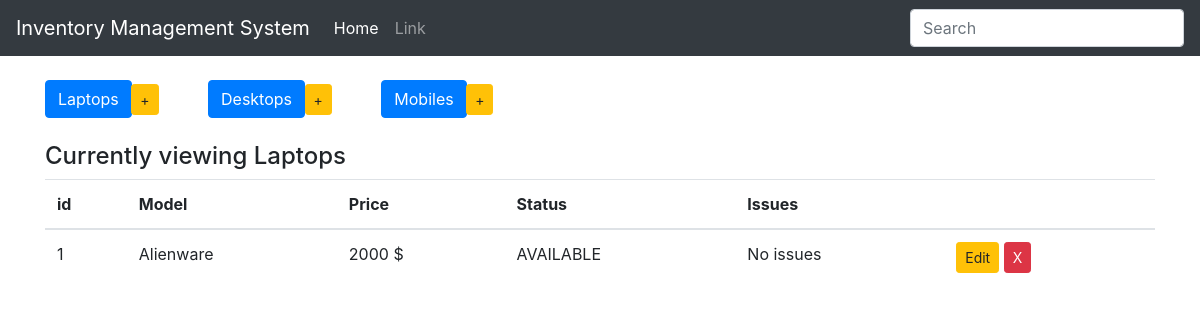
Page /laptops on the earlier database version.
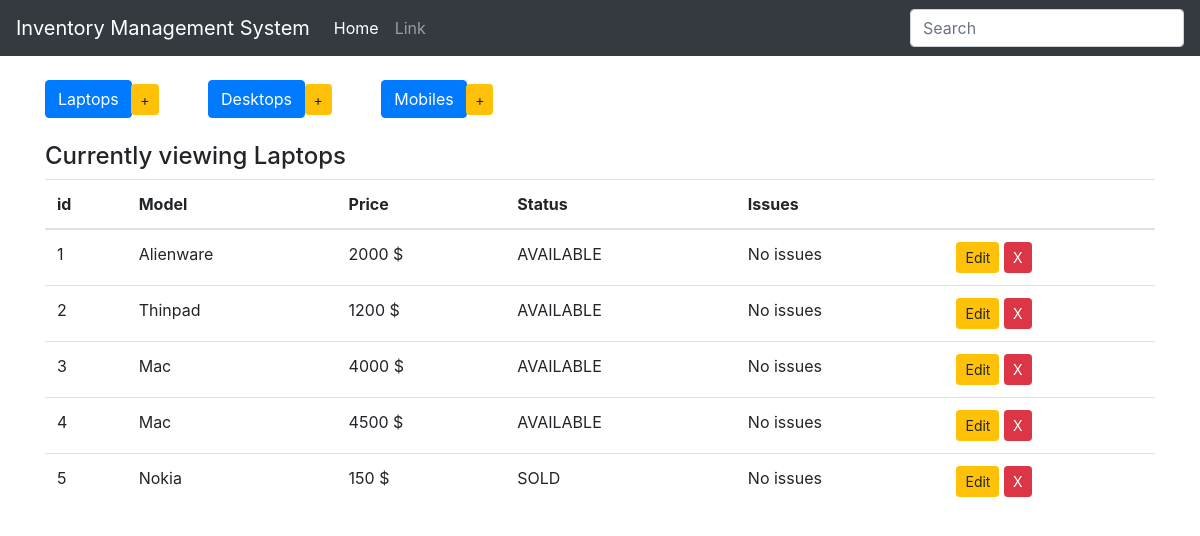
Same page on the later database version.
### inventory/models.py (models this page shows, shortened)
class Device(models.Model):
    type = models.CharField(max_length=100, blank=False)
    price = models.IntegerField()
    choices = {
        ('AVAILABLE', 'Item ready for purchase'),
        ('SOLD', 'Item sold'),
        ('RESTOCKING', 'Item restocked soon')
    }
    status = models.CharField(max_length=10, default='SOLD')
    issues = models.CharField(max_length=100, default='No issues')
    class Meta:
        abstract = True

class Laptop(Device):
    pass

### inventory/views.py (the view)
# urls.py: url(r'^laptops$', display_laptops, name="display_laptops"),
def display_laptops(request):
    items = Laptop.objects.all()
    context = {
        'items': items,
        'header': 'Laptops'
    }
    return render(request, 'index.html', context)

### inventory/templates/index.html (shortened to what this page needs)
{% extends 'base.html' %} {% block body %}
<br />
<div class="button-group">
	<div class="button-group">
		<a
			href="{% url 'display_laptops' %}"
			class="btn btn-primary btn-md btn-trim"
			role="button"
		>
			Laptops
		</a>
		<a
			href="{% url 'add_laptop' %}"
			class="btn btn-warning btn-sm btn-pad"
			role="button"
		>
			+
		</a>
		<a
			href="{% url 'display_desktops' %}"
			class="btn btn-primary btn-md btn-trim"
			role="button"
		>
			Desktops
		</a>
		<a
			href="{% url 'add_desktop' %}"
			class="btn btn-warning btn-sm btn-pad"
			role="button"
		>
			+
		</a>
		<a
			href="{% url 'display_mobiles' %}"
			class="btn btn-primary btn-md btn-trim"
			role="button"
		>
			Mobiles
		</a>
		<a
			href="{% url 'add_mobile' %}"
			class="btn btn-warning btn-sm btn-pad"
			role="button"
		>
			+
		</a>
	</div>
	<br />
	<h4>Currently viewing {{header}}</h4>
	<table class="table table-hover">
		<thead>
			<tr>
				<th>id</th>
				<th>Model</th>
				<th>Price</th>
				<th>Status</th>
				<th>Issues</th>
				<th></th>
			</tr>
		</thead>
		<tbody>
			{% for item in items %}
			<tr>
				<td>{{ item.pk }}</td>
				<td>{{ item.type }}</td>
				<td>{{ item.price }} $</td>
				<td>{{ item.status }}</td>
				<td>{{ item.issues }}</td>
				{% if header|lower == "laptops" %}
				<td>
					<a
						href="{% url 'edit_laptop' item.pk %}"
						class="btn btn-warning btn-sm"
						role="button"
						aria-pressed="true"
					>
						Edit
					</a>
					<a
						href="{% url 'delete_laptop' item.pk %}"
						class="btn btn-danger btn-sm"
						role="button"
						aria-pressed="true"
					>
						X
					</a>
				</td>
				{% endif %}
			</tr>
			{% endfor %}
		</tbody>
	</table>
	{% endblock %}

Differences in the rows shown:
added Laptop: pk "2", type "Thinpad", price "1200", status "AVAILABLE", issues "No issues"
added Laptop: pk "3", type "Mac", price "4000", status "AVAILABLE", issues "No issues"
added Laptop: pk "4", type "Mac", price "4500", status "AVAILABLE", issues "No issues"
added Laptop: pk "5", type "Nokia", price "150", status "SOLD", issues "No issues"
